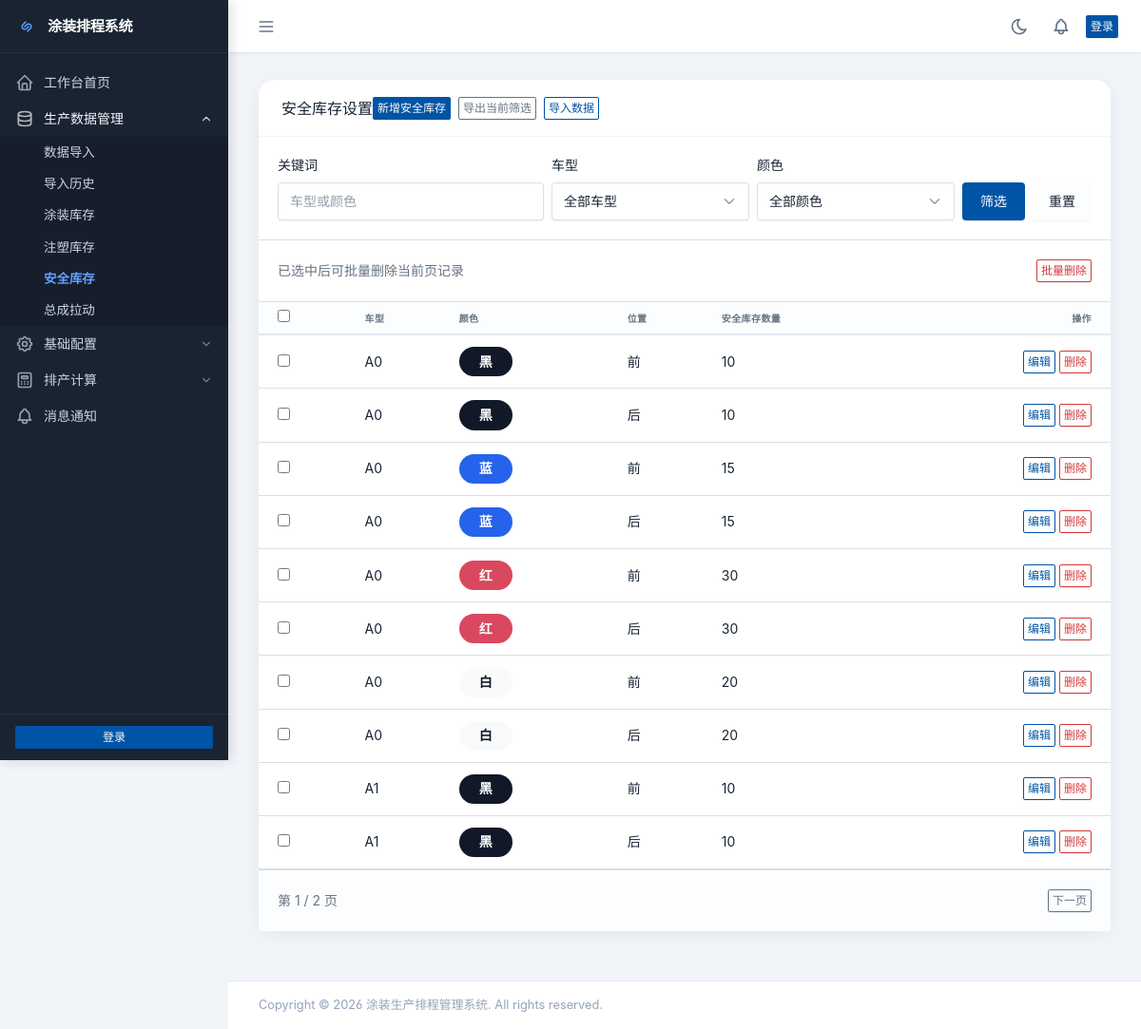
The page /data/safety/ on the database its author committed.
### data/models.py (models this page shows, shortened)
class SafetyStock(models.Model):
    product = models.OneToOneField(Product, on_delete=models.CASCADE, verbose_name="产品", related_name='safety_stock')
    quantity = models.IntegerField(default=0, verbose_name="安全库存数量", validators=[MinValueValidator(0)])
    created_at = models.DateTimeField(auto_now_add=True, verbose_name="创建时间")
    updated_at = models.DateTimeField(auto_now=True, verbose_name="更新时间")
    class Meta:
        verbose_name = "安全库存"
        verbose_name_plural = "安全库存"
        ordering = ['product']

class Product(models.Model):
    vehicle_model = models.ForeignKey(VehicleModel, on_delete=models.CASCADE, verbose_name="车型", related_name='products')
    color = models.ForeignKey(Color, on_delete=models.CASCADE, verbose_name="颜色", related_name='products')
    position_type = models.ForeignKey(PositionType, on_delete=models.CASCADE, verbose_name="位置", related_name='products')
    hanging_count_per_vehicle = models.PositiveIntegerField(
        default=4, verbose_name="每车挂数",
        validators=[MinValueValidator(1), MaxValueValidator(10)]
    )
    yield_rate = models.DecimalField(
        max_digits=5, decimal_places=2,
        default=80.00,
        verbose_name="合格率(%)",
        validators=[MinValueValidator(0), MaxValueValidator(100)]
    )
    is_active = models.BooleanField(default=True, verbose_name="启用")
    created_at = models.DateTimeField(auto_now_add=True, verbose_name="创建时间")
    updated_at = models.DateTimeField(auto_now=True, verbose_name="更新时间")
    class Meta:
        verbose_name = "产品"
        verbose_name_plural = "产品"
        unique_together = ['vehicle_model', 'color', 'position_type']
        ordering = ['vehicle_model', 'color', 'position_type']

class VehicleModel(models.Model):
    name = models.CharField(max_length=50, unique=True, verbose_name="车型名称")
    created_at = models.DateTimeField(auto_now_add=True, verbose_name="创建时间")
    updated_at = models.DateTimeField(auto_now=True, verbose_name="更新时间")
    class Meta:
        verbose_name = "车型"
        verbose_name_plural = "车型"
        ordering = ['name']

class Color(models.Model):
    name = models.CharField(max_length=50, unique=True, verbose_name="颜色名称")
    created_at = models.DateTimeField(auto_now_add=True, verbose_name="创建时间")
    DISPLAY_MAP = {
        "red": ("红", "#d9485f", "#ffffff"),
        "blue": ("蓝", "#2563eb", "#ffffff"),
        "white": ("白", "#f8fafc", "#111827"),
        "black": ("黑", "#111827", "#ffffff"),
        "gray": ("灰", "#6b7280", "#ffffff"),
        "grey": ("灰", "#6b7280", "#ffffff"),
        "silver": ("银", "#cbd5e1", "#111827"),
        "green": ("绿", "#16a34a", "#ffffff"),
        "yellow": ("黄", "#facc15", "#111827"),
        "orange": ("橙", "#f97316", "#ffffff"),
        "brown": ("棕", "#92400e", "#ffffff"),
        "purple": ("紫", "#7c3aed", "#ffffff"),
        "pink": ("粉", "#ec4899", "#ffffff"),
    }
    class Meta:
        verbose_name = "颜色"
        verbose_name_plural = "颜色"
        ordering = ['name']
    @property
    def display_name(self):
        key = (self.name or "").strip().lower()
        if key in self.DISPLAY_MAP:
            return self.DISPLAY_MAP[key][0]
        return self.name
    @property
    def display_hex(self):
        key = (self.name or "").strip().lower()
        if key in self.DISPLAY_MAP:
            return self.DISPLAY_MAP[key][1]
        palette = ["#0f766e", "#1d4ed8", "#be185d", "#9a3412", "#4338ca", "#15803d"]
        seed = sum(ord(ch) for ch in key) if key else 0
        return palette[seed % len(palette)]
    @property
    def display_text_color(self):
        key = (self.name or "").strip().lower()
        if key in self.DISPLAY_MAP:
            return self.DISPLAY_MAP[key][2]
        return "#ffffff"

class PositionType(models.Model):
    name = models.CharField(max_length=10, choices=[('front', '前'), ('rear', '后')], unique=True)
    created_at = models.DateTimeField(auto_now_add=True, verbose_name="创建时间")
    class Meta:
        verbose_name = "位置类型"
        verbose_name_plural = "位置类型"

### data/views.py (the view)
# urls.py: path('safety/', views.safety_list, name='safety_list'),
def safety_list(request):
    safety_stocks, filters = _filtered_inventory_queryset(request, SafetyStock)
    page_obj = _paginate_queryset(request, safety_stocks)
    return render(request, 'data/safety_list.html', {
        'safety_stocks': page_obj.object_list,
        'page_obj': page_obj,
        'vehicles': VehicleModel.objects.all(),
        'colors': Color.objects.all(),
        'filters': filters,
    })

### data/templatetags/color_extras.py (called while the page is built)
@register.filter
def color_chip_style(color):
    if not color:
        return ""
    return (
        f"background:{color.display_hex};"
        f"color:{color.display_text_color};"
        "border-radius:999px;"
        "padding:0.35rem 0.75rem;"
        "display:inline-block;"
        "font-weight:600;"
        "min-width:3.5rem;"
        "text-align:center;"
    )

### data/views.py (called while the page is built)
def _paginate_queryset(request, queryset, per_page=10):
    paginator = Paginator(queryset, per_page)
    page_obj = paginator.get_page(request.GET.get("page") or 1)
    return page_obj

def _filtered_inventory_queryset(request, model):
    queryset = model.objects.select_related(
        'product__vehicle_model',
        'product__color',
        'product__position_type'
    ).all()
    keyword = request.GET.get("q", "").strip()
    vehicle_id = request.GET.get("vehicle", "").strip()
    color_id = request.GET.get("color", "").strip()
    if keyword:
        queryset = queryset.filter(
            Q(product__vehicle_model__name__icontains=keyword)
            | _build_color_query("product__color__name", keyword)
        )
    if vehicle_id:
        queryset = queryset.filter(product__vehicle_model_id=vehicle_id)
    if color_id:
        queryset = queryset.filter(product__color_id=color_id)
    return queryset, {"q": keyword, "vehicle": vehicle_id, "color": color_id}

### painting/context_processors.py (called while the page is built)
def unread_count(request):
    if request.user.is_authenticated:
        unread_count = Notification.objects.filter(user=request.user, is_read=False).count()
    else:
        unread_count = 0
    return {
        'unread_count': unread_count,
    }

### templates/data/safety_list.html (shortened to what this page needs)
{% extends "base.html" %}
{% load django_bootstrap5 %}
{% load color_extras %}
{% block content %}
<div class="row row-cards">
    <div class="col-12">
        <div class="card">
            <div class="card-header">
                <h3 class="card-title">安全库存设置</h3>
                <div class="btn-list">
                    <a href="{% url 'data:safety_create' %}?next={{ request.get_full_path|urlencode }}" class="btn btn-primary btn-sm">新增安全库存</a>
                    <a href="{% url 'data:safety_export' %}?q={{ filters.q|urlencode }}&vehicle={{ filters.vehicle|urlencode }}&color={{ filters.color|urlencode }}" class="btn btn-outline-secondary btn-sm">导出当前筛选</a>
                    <a href="{% url 'data:import' %}" class="btn btn-outline-primary btn-sm">
                         导入数据
                    </a>
                </div>
            </div>
            <div class="card-body border-bottom">
                <form method="get" class="row g-2 align-items-end">
                    <div class="col-md-4">
                        <label class="form-label">关键词</label>
                        <input type="text" name="q" value="{{ filters.q }}" class="form-control" placeholder="车型或颜色">
                    </div>
                    <div class="col-md-3">
                        <label class="form-label">车型</label>
                        <select name="vehicle" class="form-select">
                            <option value="">全部车型</option>
                        </select>
                    </div>
                    <div class="col-md-3">
                        <label class="form-label">颜色</label>
                        <select name="color" class="form-select">
                            <option value="">全部颜色</option>
                        </select>
                    </div>
                    <div class="col-md-2 d-flex gap-2">
                        <button type="submit" class="btn btn-primary w-100">筛选</button>
                        <a href="{% url 'data:safety_list' %}" class="btn btn-light">重置</a>
                    </div>
                </form>
            </div>
            <form method="post" action="{% url 'data:safety_bulk_delete' %}" onsubmit="return confirmBulkDelete(this);">
            <div class="card-body border-bottom d-flex justify-content-between align-items-center">
                <div class="text-muted">已选中后可批量删除当前页记录</div>
                <button type="submit" class="btn btn-outline-danger btn-sm">批量删除</button>
            </div>
            <div class="table-responsive">
                <table class="table card-table table-vcenter text-nowrap datatable">
                    <thead>
                        <tr>
                            <th><input type="checkbox" data-select-all></th>
                            <th>车型</th>
                            <th>颜色</th>
                            <th>位置</th>
                            <th>安全库存数量</th>
                            <th class="text-end">操作</th>
                        </tr>
                    </thead>
                    <tbody>
                        {% for stock in safety_stocks %}
                        <tr>
                            <td><input type="checkbox" name="selected_ids" value="{{ stock.id }}"></td>
                            <td>{{ stock.product.vehicle_model.name }}</td>
                            <td><span style="{{ stock.product.color|color_chip_style }}">{{ stock.product.color.display_name }}</span></td>
                            <td>{{ stock.product.position_type.get_name_display }}</td>
                            <td>{{ stock.quantity }}</td>
                            <td class="text-end">
                                <a href="{% url 'data:safety_update' stock.id %}?next={{ request.get_full_path|urlencode }}" class="btn btn-outline-primary btn-sm">编辑</a>
                                <a href="{% url 'data:safety_delete' stock.id %}?next={{ request.get_full_path|urlencode }}" class="btn btn-outline-danger btn-sm">删除</a>
                            </td>
                        </tr>
                        {% empty %}
                        <tr>
                            <td colspan="6" class="text-center text-muted py-4">暂无数据</td>
                        </tr>
                        {% endfor %}
                    </tbody>
                </table>
            </div>
            </form>
            {% include "data/partials/pagination.html" %}
        </div>
    </div>
</div>
{% endblock %}

### static/css/style.css (style rules this page uses)
:root { --sidebar-width: 240px; --sidebar-bg: #1a2332; --sidebar-text: #cbd5e1; --sidebar-text-hover: #f1f5f9; --sidebar-active-bg: rgba(99, 160, 255, 0.15); --sidebar-active-text: #63a0ff; --sidebar-border: rgba(255,255,255,0.06); --header-height: 56px; --card-shadow: 0 4px 20px rgba(0, 0, 0, 0.06); --card-hover-shadow: 0 8px 30px rgba(0, 0, 0, 0.12); --transition: 0.2s ease; --primary: #206bcb; }
body { font-family: 'Inter Var', 'Microsoft YaHei', -apple-system, BlinkMacSystemFont, sans-serif; background: #f1f5f9; margin: 0; padding: 0; }
.card { border: none; border-radius: 16px; box-shadow: var(--card-shadow); background: #fff; transition: transform var(--transition), box-shadow var(--transition); margin-bottom: 24px; }
.card-header { background: transparent; border-bottom: 1px solid #f1f5f9; padding: 1.1rem 1.5rem; font-weight: 600; }
.table th { background: #f8fafc; color: #475569; font-weight: 600; font-size: 0.75rem; text-transform: uppercase; letter-spacing: 0.4px; border-top: none; border-bottom: 2px solid #e2e8f0; }

### templates/base.html (style rules this page uses)
:root { --tblr-font-sans-serif: 'Inter Var', -apple-system, BlinkMacSystemFont, San Francisco, Segoe UI, Roboto, Helvetica Neue, sans-serif; }
body { font-feature-settings: "cv03", "cv04", "cv11"; }

### rows shown on the page
SafetyStock: product.vehicle_model.name "A0", product.color.display_name "黑", product.position_type.name "前", quantity "10"
SafetyStock: product.vehicle_model.name "A0", product.color.display_name "黑", product.position_type.name "后", quantity "10"
SafetyStock: product.vehicle_model.name "A0", product.color.display_name "蓝", product.position_type.name "前", quantity "15"
SafetyStock: product.vehicle_model.name "A0", product.color.display_name "蓝", product.position_type.name "后", quantity "15"
SafetyStock: product.vehicle_model.name "A0", product.color.display_name "红", product.position_type.name "前", quantity "30"
SafetyStock: product.vehicle_model.name "A0", product.color.display_name "红", product.position_type.name "后", quantity "30"
SafetyStock: product.vehicle_model.name "A0", product.color.display_name "白", product.position_type.name "前", quantity "20"
SafetyStock: product.vehicle_model.name "A0", product.color.display_name "白", product.position_type.name "后", quantity "20"
SafetyStock: product.vehicle_model.name "A1", product.color.display_name "黑", product.position_type.name "前", quantity "10"
SafetyStock: product.vehicle_model.name "A1", product.color.display_name "黑", product.position_type.name "后", quantity "10"

### other values the page prints
{{ page_obj.number }} "1"
{{ page_obj.paginator.num_pages }} "2"
